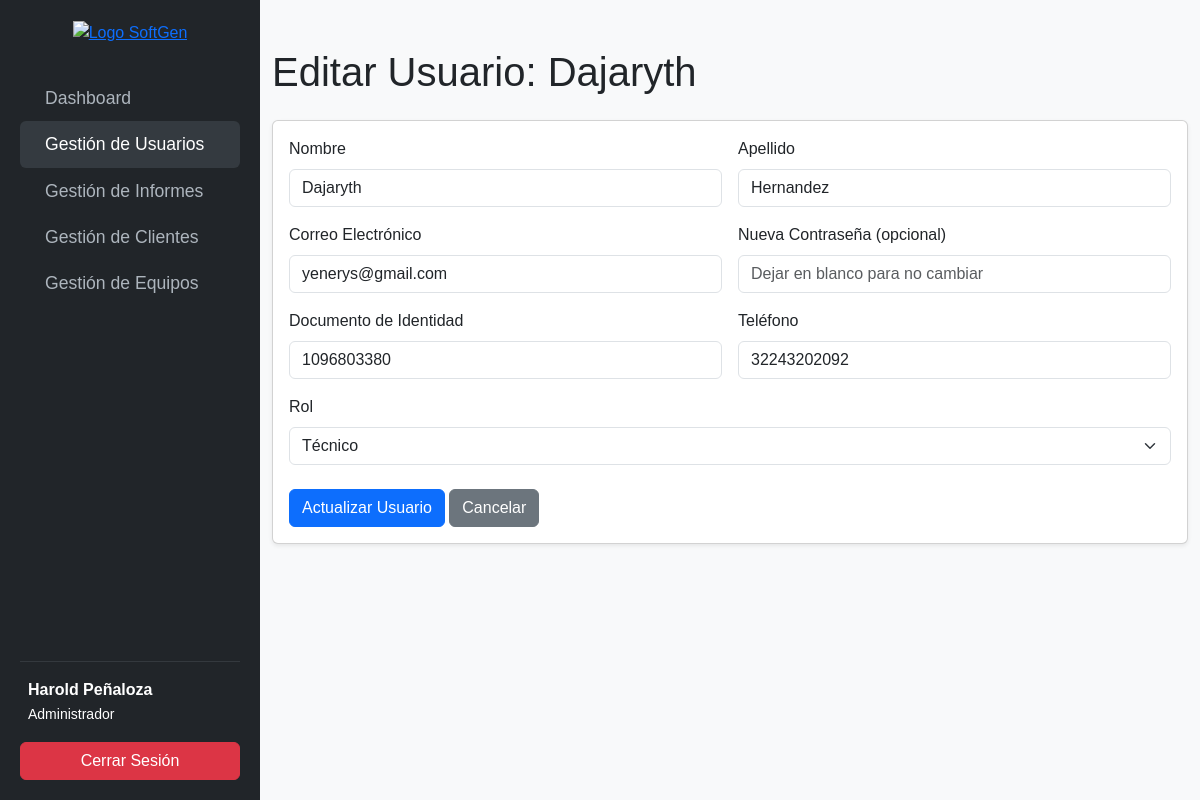
Page /public/index.php?action=mostrar_editar_usuario&id=1 (signed in) on the committed database.
### tables this page shows
CREATE TABLE `usuario` (
  `id_usuario` int(11) NOT NULL,
  `id_rol` int(11) DEFAULT NULL,
  `usu_nombre` varchar(30) NOT NULL,
  `usu_apellido` varchar(30) NOT NULL,
  `usu_doc_identidad` varchar(50) NOT NULL,
  `usu_telefono` varchar(30) NOT NULL,
  `usu_correo` varchar(50) NOT NULL,
  `usu_contrasena` varchar(255) NOT NULL
);

### app/controllers/UsuarioController.php (called while the page is built, shortened)
<?php
require_once __DIR__. '../../models/UsuarioModel.php';
class UsuarioController {
    private $usuarioModel;
    public function __construct(PDO $db){
        $this->usuarioModel = new UsuarioModel($db);
    }
    public function mostrarFormularioEditar() {
        $id = $_GET['id'] ?? null;
        $usuario = $this->usuarioModel->obtenerPorId($id);
        require_once '../app/views/usuario/editar_usuario.php';
    }
}

### app/models/UsuarioModel.php (called while the page is built, shortened)
<?php
class UsuarioModel {
    private $db;
    public function __construct(PDO $db) {
        $this->db = $db;
    }
    public function obtenerPorId($id) {
        $sql = "SELECT * FROM usuario WHERE id_usuario = ?";
        $stmt = $this->db->prepare($sql);
        $stmt->execute([$id]);
        return $stmt->fetch(PDO::FETCH_ASSOC);
    }
}

### app/views/usuario/editar_usuario.php (the view, shortened to what this page needs)
<!DOCTYPE html>
<html lang="es">
<head>
    <link href="https://cdn.jsdelivr.net/npm/bootstrap@5.3.2/dist/css/bootstrap.min.css" rel="stylesheet">
</head>
<body>
    <?php require_once __DIR__ . '/../layouts/admin_header.php'; ?>
    <main class="container py-5">
        <h1 class="mb-4">Editar Usuario: <?php echo htmlspecialchars($usuario['usu_nombre']); ?></h1>
        <div class="card shadow-sm">
            <div class="card-body">
                <form action="/softGenn/public/index.php?action=editar_usuario" method="POST">
                    <div class="row g-3">
                        <div class="col-md-6">
                            <label for="usu_nombre" class="form-label">Nombre</label>
                            <input type="text" class="form-control" id="usu_nombre" name="usu_nombre" value="<?php echo htmlspecialchars($usuario['usu_nombre']); ?>" required>
                        </div>
                        <div class="col-md-6">
                            <label for="usu_apellido" class="form-label">Apellido</label>
                            <input type="text" class="form-control" id="usu_apellido" name="usu_apellido" value="<?php echo htmlspecialchars($usuario['usu_apellido']); ?>" required>
                        </div>
                        <div class="col-md-6">
                            <label for="usu_correo" class="form-label">Correo Electrónico</label>
                            <input type="email" class="form-control" id="usu_correo" name="usu_correo" value="<?php echo htmlspecialchars($usuario['usu_correo']); ?>" required>
                        </div>
                        <div class="col-md-6">
                            <label for="usu_contrasena" class="form-label">Nueva Contraseña (opcional)</label>
                            <input type="password" class="form-control" id="usu_contrasena" name="usu_contrasena" placeholder="Dejar en blanco para no cambiar">
                        </div>
                        <div class="col-md-6">
                            <label for="usu_doc_identidad" class="form-label">Documento de Identidad</label>
                            <input type="text" class="form-control" id="usu_doc_identidad" name="usu_doc_identidad" value="<?php echo htmlspecialchars($usuario['usu_doc_identidad']); ?>" required>
                        </div>
                        <div class="col-md-6">
                            <label for="usu_telefono" class="form-label">Teléfono</label>
                            <input type="tel" class="form-control" id="usu_telefono" name="usu_telefono" value="<?php echo htmlspecialchars($usuario['usu_telefono']); ?>" required>
                        </div>
                        <div class="col-md-12">
                            <label for="id_rol" class="form-label">Rol</label>
                            <select class="form-select" id="id_rol" name="id_rol" required>
                                <option value="2" <?php echo ($usuario['id_rol'] == 2) ? 'selected' : ''; ?>>Técnico</option>
                            </select>
                        </div>
                    </div>
                    <div class="mt-4">
                        <button type="submit" class="btn btn-primary">Actualizar Usuario</button>
                        <a href="/softGenn/public/index.php?action=gestionar_usuarios" class="btn btn-secondary">Cancelar</a>
                    </div>
                </form>
            </div>
        </div>
    </main>
</body>
</html>

### app/views/layouts/admin_header.php (style rules this page uses)
body { font-family: 'Saira', sans-serif; background-color: #f8f9fa; }

### rows in the picture
usuario: usu_nombre "Dajaryth", usu_apellido "Hernandez", usu_correo "yenerys@gmail.com", usu_doc_identidad "1096803380", usu_telefono "32243202092", id_rol "Técnico"

### other values in the picture
$_SESSION['nombre_usuario'] "Harold Peñaloza"
$_SESSION['rol_nombre'] "Administrador"
